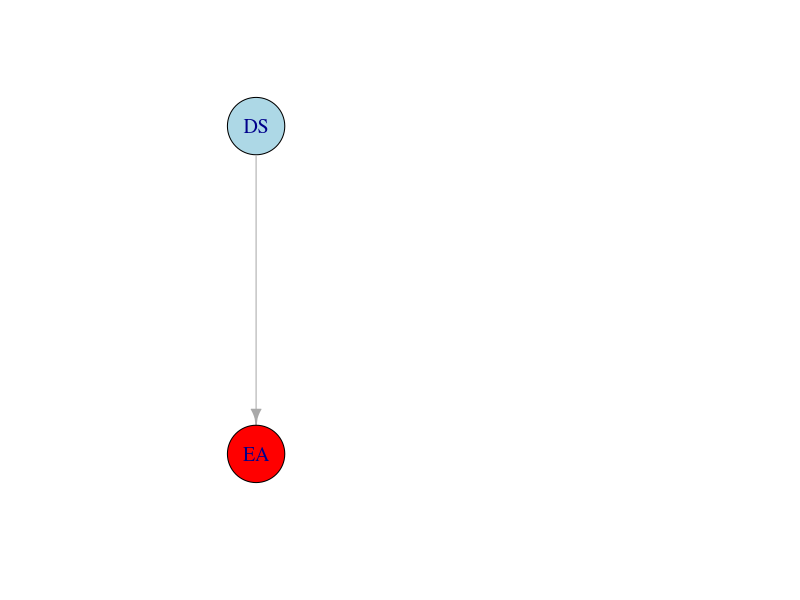
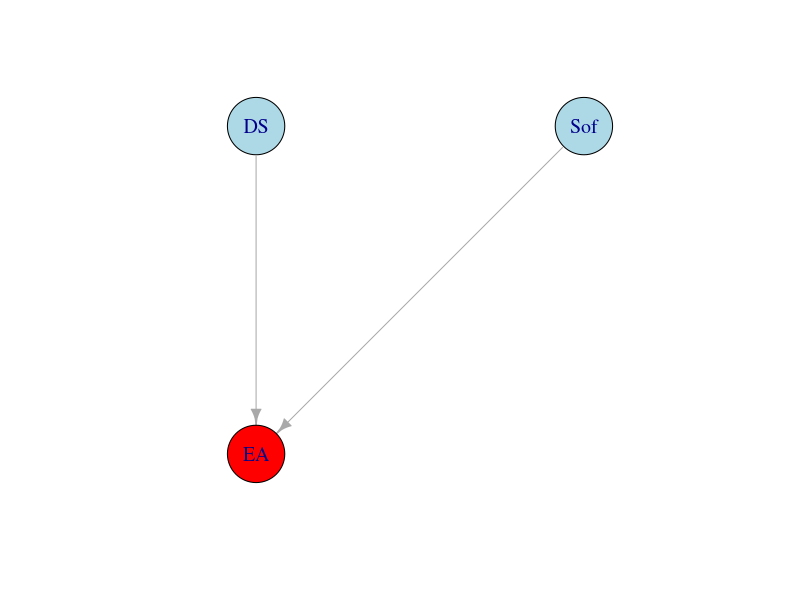
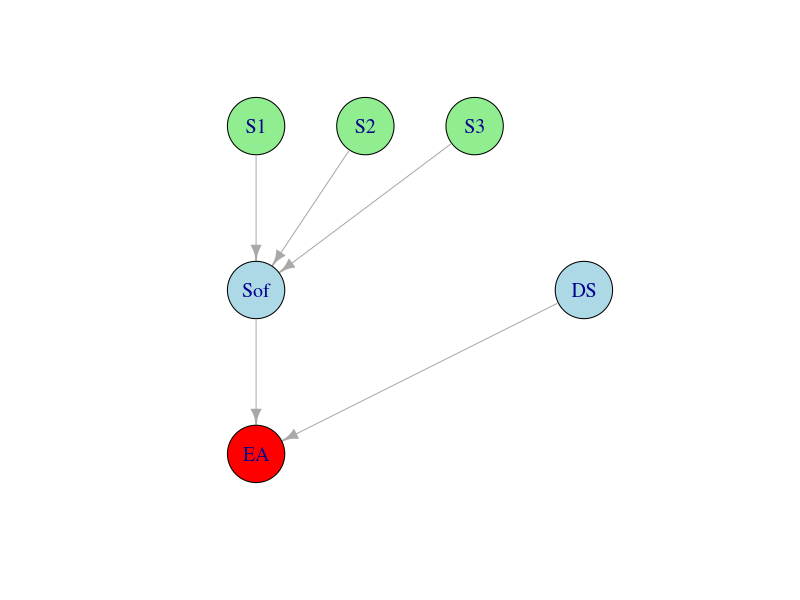
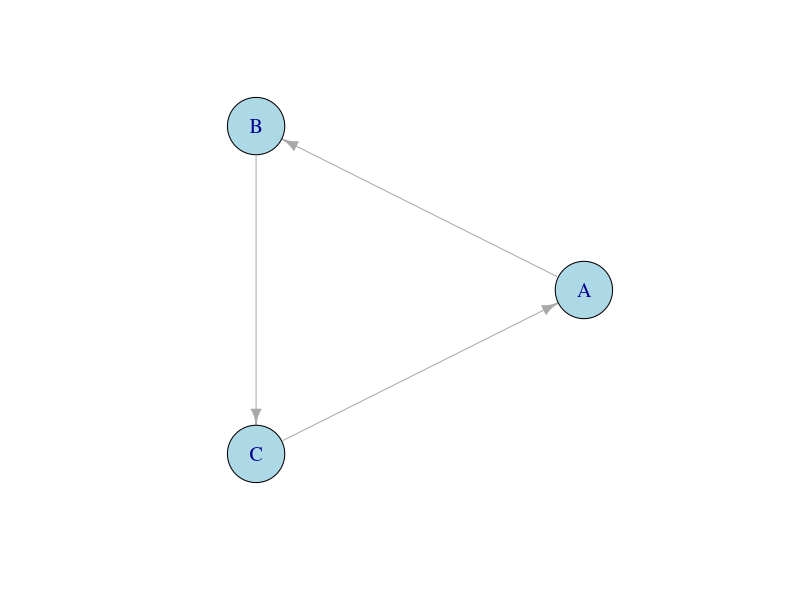
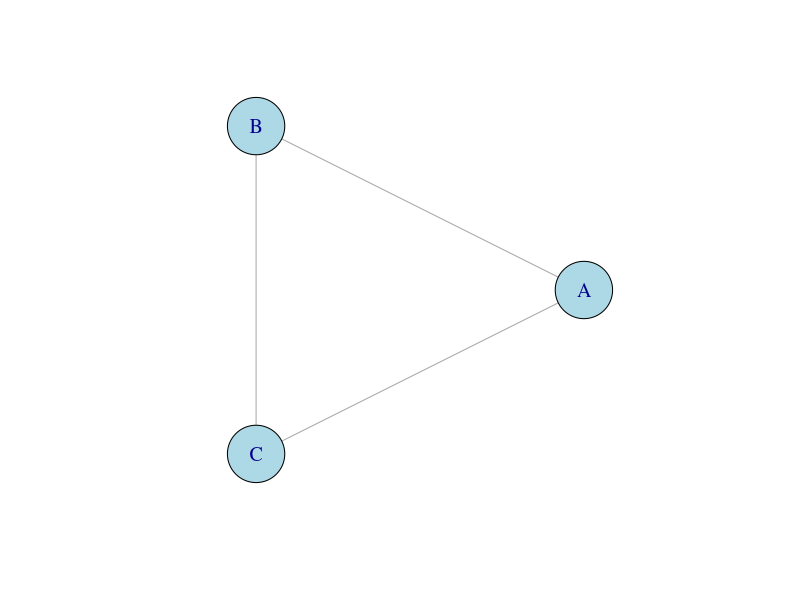
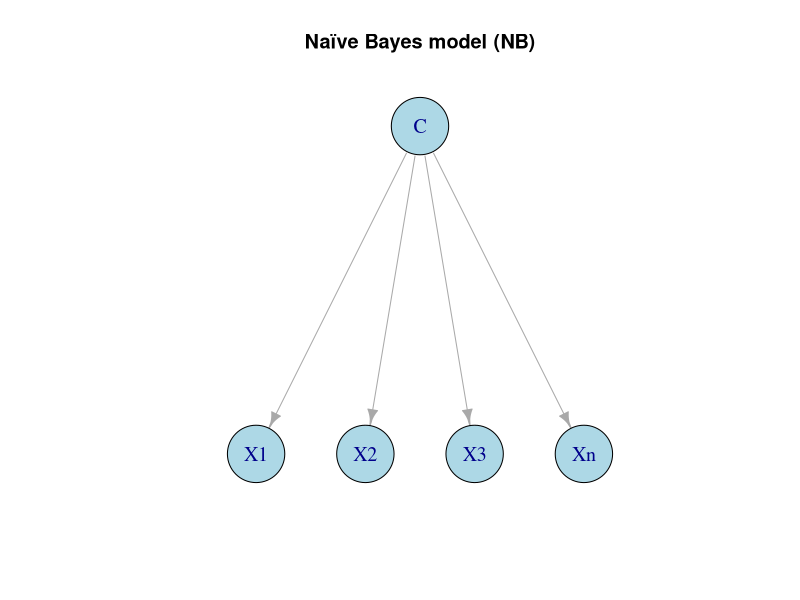
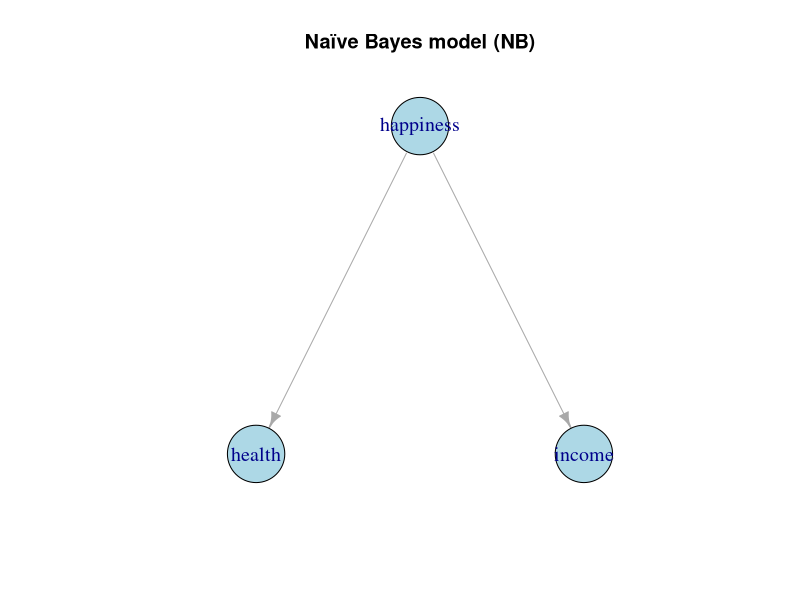
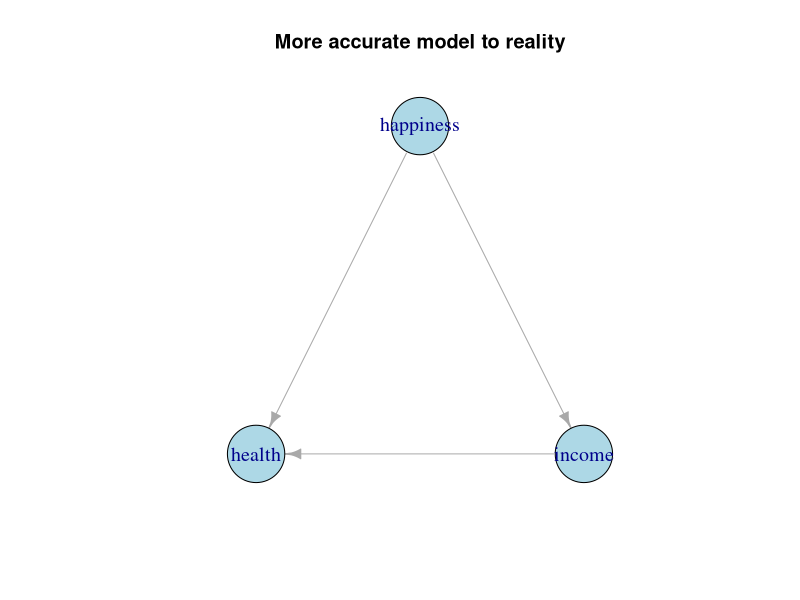

These charts were generated, in order, by the following R code:
## ---- chunk 1
#| label: Fig1
#| fig-cap: "This is call \"Directed Graph\" (in Graph Theory). Look at the direction of the arrow, it will become important later because it represents independency"

library(igraph)
g1 <- make_graph(~"DS"-+"EA") # - means line & + means arrow

plot(g1, 
     layout = layout_as_tree(g1),
     vertex.color = c("lightblue", "red"),
     vertex.size = 35,
     edge.arrow.size = 0.8,
     vertex.label.cex = 1.2)
## ---- chunk 2
#| label: Fig2
#| fig-cap: "Look a the directions of the arrows, we are saying that EmpArch is dependent of that two nodes/variables (DS, Sof) and those two parameters are fully independent -- because they do not have any arrow pointing at them. Embrace yourself, next paragraph this comes into play"
g2 <- make_graph(~"DS"-+"EA", "Sof"-+"EA")
plot(g2, 
     layout = layout_as_tree(g2),
     vertex.color = c("lightblue", "red"),
     vertex.size = 35,
     edge.arrow.size = 0.8,
     vertex.label.cex = 1.2)
## ---- chunk 3
#| label: Fig3
#| fig-cap: "Now Sof isn't independent, and S1, S2, S3 (software programs) are"
g3 <- make_graph(~ "Sof"-+"EA", "DS"-+"EA", # level 1
                 "S1"-+"Sof", "S2"-+"Sof", "S3"-+"Sof" # level 2
                 )

plot(g3,
     layout = layout_as_tree(g3,
                             root = c("S1", "S2", "S3", "DS"),
                             rootlevel = c(1, 1, 1, 2)),  # DS at different level
     vertex.color = c("lightblue", "red", "lightblue", "lightgreen", "lightgreen", "lightgreen"),
     vertex.size = 35,
     edge.arrow.size = 0.8,
     vertex.label.cex = 1.2)
## ---- chunk 4
#| label: Fig4
#| fig-cap: "Ciclic Graph. The meaning of the variables of this example does not matter"

g4 <- make_graph(~ "A"-+ "B",
                    "B" -+ "C",
                    "C" -+ "A")

plot(g4,
     layout = layout.circle(g4),
     vertex.color = "lightblue",
     vertex.size = 35,
     edge.arrow.size = 0.8,
     vertex.label.cex = 1.2)

## ---- chunk 5
#| label: Fig5
#| fig-cap: "In Graph theory the graphs whithout arrows are known as undirected graphs."

g5 <- make_graph(~ "A"-- "B",
                    "B" -- "C",
                    "C" -- "A")

plot(g5,
     layout = layout.circle(g5),
     vertex.color = "lightblue",
     vertex.size = 35,
     edge.arrow.size = 0.8,
     vertex.label.cex = 1.2)

## ---- chunk 6
#| label: Fig6
#| fig-cap: Here we are saying ther is n features for the C predictor. Do you see some resamble to some of the BNs we had worked?

g6 <- make_graph(~ "C" -+ "X1",
                   "C" -+ "X2",
                   "C" -+ "X3",
                   "C" -+ "Xn")

plot(g6,
     layout = layout_as_tree(g6),
     vertex.color = "lightblue",
     vertex.size = 35,
     edge.arrow.size = 0.8,
     vertex.label.cex = 1.2,
     main = "Naïve Bayes model (NB)")

## ---- chunk 7
#| label: Fig7
#| layout-ncol: 2

g7.1 <- make_graph(~ "happiness" -+ "health",
                   "happiness" -+ "income"
                 )
g7.2 <- make_graph(~ "happiness" -+ "health",
                   "happiness" -+ "income",
                   "income" -+ "health"
                 )

plot(g7.1,
     layout = layout_as_tree(g7.1),
     vertex.color = "lightblue",
     vertex.size = 35,
     edge.arrow.size = 0.8,
     vertex.label.cex = 1.2,
     main = "Naïve Bayes model (NB)")
plot(g7.2,
     layout = layout_as_tree(g7.2),
     vertex.color = "lightblue",
     vertex.size = 35,
     edge.arrow.size = 0.8,
     vertex.label.cex = 1.2,
     main = "More accurate model to reality")
## ---- chunk 8
#| label: Fig8
#| fig-cap: Look how similar they are to the NB model, without the arrows. Remember the lines that connect the variables repesents affinities as in MN, BUT, in this case they are conditionally dependent on X given that Z, the normalizing constant, is a function of X, Z(X)

g8 <- make_graph(~ "Y" -- "X1",
                   "Y" -- "X2",
                   "Y" -- "Xn")
plot(g8,
     layout = layout_as_tree(g8),
     vertex.color = "lightblue",
     vertex.size = 35,
     edge.arrow.size = 0.8,
     vertex.label.cex = 1.2)

## ---- chunk 9
#| label: Fig9
#| fig-cap: This is just the same expression as the above!!
library(tidyverse)
g9 <- tibble(x = seq(-10, 10, 0.01),
       y = exp(x)/(1+exp(x)) ) |> 
  ggplot(aes(x,y)) +
  geom_line(color = "blue", size = 1) +
  labs(
    x = "x",
    y = "y",
    title = "Sigmoid function"
  ) 
g9
  
## ---- chunk 10
#| label: Fig10
#| layout-ncol: 2
g10.1 <- make_graph(~ "Y" -+ "X1",
                   "Y" -+ "X2",
                   "Y" -+ "Xn")
g10.2 <- make_graph(~ "Y" -- "X1",
                   "Y" -- "X2",
                   "Y" -- "Xn")
plot(g10.1,
     layout = layout_as_tree(g10.1),
     vertex.color = "lightblue",
     vertex.size = 35,
     edge.arrow.size = 0.8,
     vertex.label.cex = 1.2,
     main = "Naïve Bayes (NB)")
plot(g10.2,
     layout = layout_as_tree(g10.2),
     vertex.color = "lightblue",
     vertex.size = 35,
     edge.arrow.size = 0.8,
     vertex.label.cex = 1.2,
     main = "Logistic regression (LG)")

